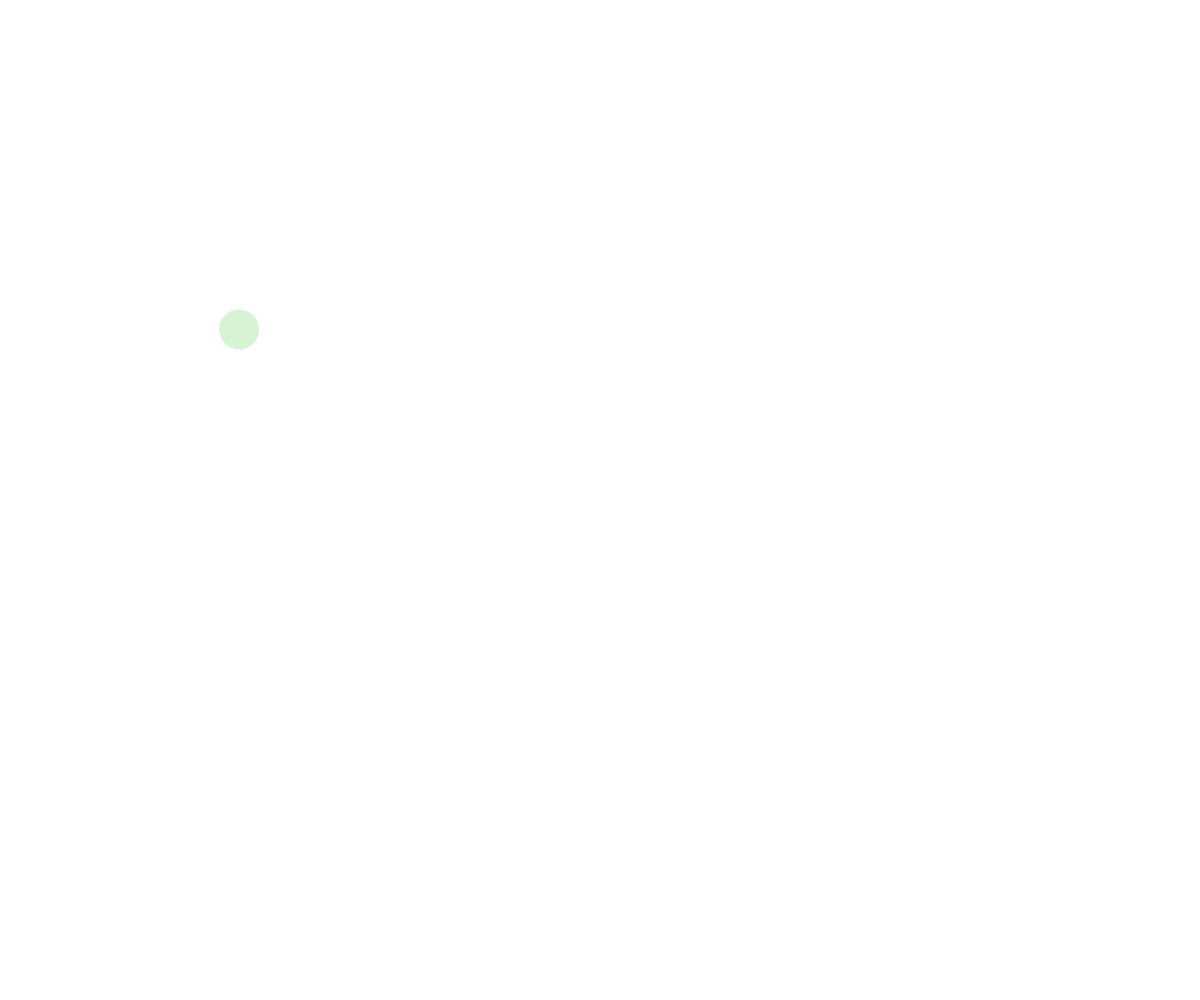
Frame 1 (no input)
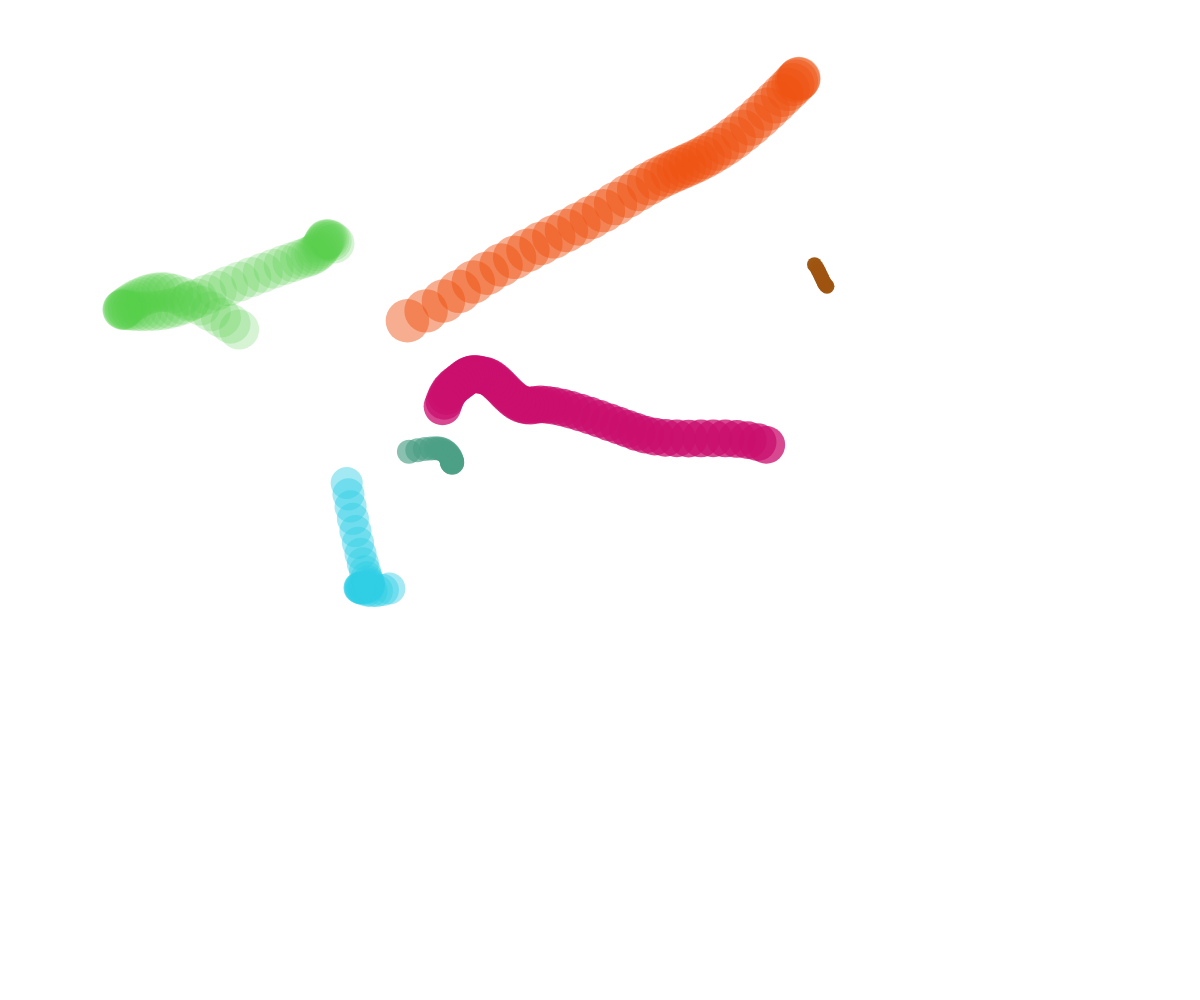
Frame 60 (no input)
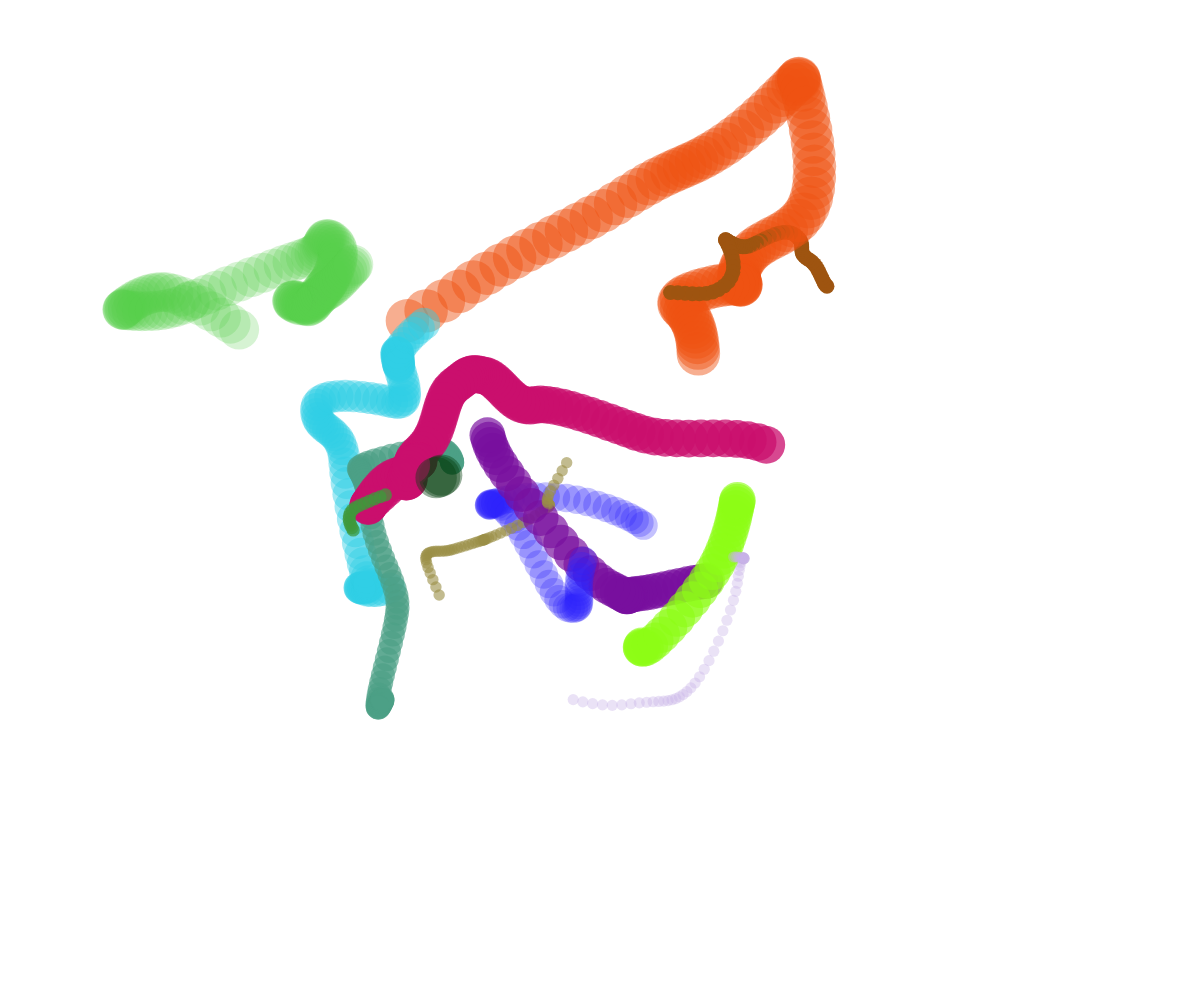
Frame 120 (the mouse pressed at the canvas centre since frame 60)

The p5.js sketch that drew these frames (run headless with seeded random() and noise() and a simulated clock; from frame 60 on, the mouse is pressed at the canvas centre):

// p5.js sketch
// ── sketch.js
// Perlin Noise Ball Demo
// October 12 2023

let ballArray = [];


function setup() {
  createCanvas(windowWidth, windowHeight);
  background("white");
  noStroke();
  spawnBall();
  // spawans new ball every half second
  window.setInterval(spawnBall, 500);
}

function draw() {
  for (let theBall of ballArray){
    fill(theBall.color);

    // move
    theBall.x = noise(theBall.time)*width;
    theBall.y = noise(theBall.time + 300)*height;
    //display
    circle(theBall.x, theBall.y, theBall.size);
    theBall.time += 0.01;
  }
}

function mousePressed(){
  spawnBall();
}

function spawnBall() {
  let ball = {
    x: random(width),
    y: random(height),
    size: random(10,50),
    color: color(random(255), random(255), random(255), random(255)),
    time: random(1000),
  };
  ballArray.push(ball);
}
